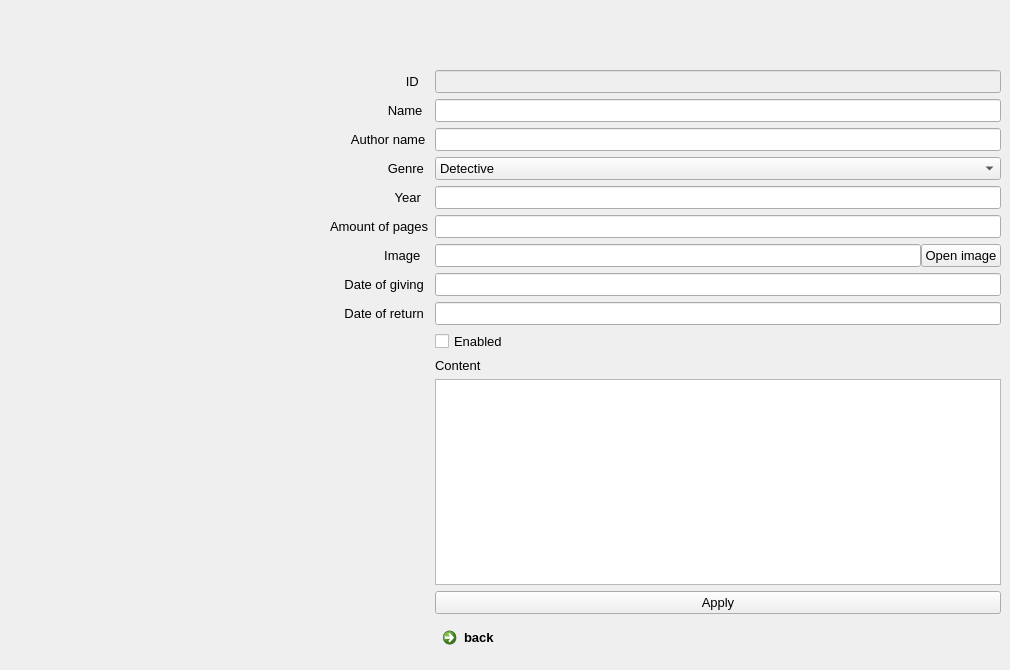
      <widget class="QWidget" name="editBookPage">
       <widget class="QWidget" name="formLayoutWidget_4">
        <property name="geometry">
         <rect>
          <x>330</x>
          <y>70</y>
          <width>671</width>
          <height>591</height>
         </rect>
        </property>
        <layout class="QFormLayout" name="formLayout_4">
         <item row="0" column="0">
          <widget class="QLabel" name="label_22">
           <property name="sizePolicy">
            <sizepolicy hsizetype="Preferred" vsizetype="Preferred">
             <horstretch>0</horstretch>
             <verstretch>0</verstretch>
            </sizepolicy>
           </property>
           <property name="font">
            <font>
             <pointsize>10</pointsize>
            </font>
           </property>
           <property name="layoutDirection">
            <enum>Qt::LeftToRight</enum>
           </property>
           <property name="text">
            <string>                     ID</string>
           </property>
          </widget>
         </item>
         <item row="0" column="1">
          <widget class="QLineEdit" name="id_edit_book_line_edit_2">
           <property name="enabled">
            <bool>false</bool>
           </property>
           <property name="font">
            <font>
             <pointsize>10</pointsize>
            </font>
           </property>
          </widget>
         </item>
         <item row="1" column="0">
          <widget class="QLabel" name="label_23">
           <property name="sizePolicy">
            <sizepolicy hsizetype="Preferred" vsizetype="Preferred">
             <horstretch>0</horstretch>
             <verstretch>0</verstretch>
            </sizepolicy>
           </property>
           <property name="font">
            <font>
             <pointsize>10</pointsize>
            </font>
           </property>
           <property name="layoutDirection">
            <enum>Qt::LeftToRight</enum>
           </property>
           <property name="text">
            <string>                Name</string>
           </property>
          </widget>
         </item>
         <item row="1" column="1">
          <widget class="QLineEdit" name="name_edit_book_line_edit_2">
           <property name="font">
            <font>
             <pointsize>10</pointsize>
            </font>
           </property>
          </widget>
         </item>
         <item row="2" column="0">
          <widget class="QLabel" name="label_24">
           <property name="sizePolicy">
            <sizepolicy hsizetype="Preferred" vsizetype="Preferred">
             <horstretch>0</horstretch>
             <verstretch>0</verstretch>
            </sizepolicy>
           </property>
           <property name="font">
            <font>
             <pointsize>10</pointsize>
            </font>
           </property>
           <property name="layoutDirection">
            <enum>Qt::LeftToRight</enum>
           </property>
           <property name="text">
            <string>      Author name</string>
           </property>
          </widget>
         </item>
         <item row="2" column="1">
          <widget class="QLineEdit" name="author_edit_book_line_edit_2">
           <property name="font">
            <font>
             <pointsize>10</pointsize>
            </font>
           </property>
          </widget>
         </item>
         <item row="3" column="0">
          <widget class="QLabel" name="label_25">
           <property name="sizePolicy">
            <sizepolicy hsizetype="Preferred" vsizetype="Preferred">
             <horstretch>0</horstretch>
             <verstretch>0</verstretch>
            </sizepolicy>
           </property>
           <property name="font">
            <font>
             <pointsize>10</pointsize>
            </font>
           </property>
           <property name="layoutDirection">
            <enum>Qt::LeftToRight</enum>
           </property>
           <property name="text">
            <string>                Genre</string>
           </property>
          </widget>
         </item>
         <item row="3" column="1">
          <widget class="QComboBox" name="genre_edit_book_line_edit_2">
           <property name="font">
            <font>
             <pointsize>10</pointsize>
            </font>
           </property>
           <item>
            <property name="text">
             <string>Detective</string>
            </property>
           </item>
           <item>
            <property name="text">
             <string>Adventure</string>
            </property>
           </item>
           <item>
            <property name="text">
             <string>Fiction</string>
            </property>
           </item>
          </widget>
         </item>
         <item row="4" column="0">
          <widget class="QLabel" name="label_26">
           <property name="sizePolicy">
            <sizepolicy hsizetype="Preferred" vsizetype="Preferred">
             <horstretch>0</horstretch>
             <verstretch>0</verstretch>
            </sizepolicy>
           </property>
           <property name="font">
            <font>
             <pointsize>10</pointsize>
            </font>
           </property>
           <property name="layoutDirection">
            <enum>Qt::LeftToRight</enum>
           </property>
           <property name="text">
            <string>                  Year</string>
           </property>
          </widget>
         </item>
         <item row="4" column="1">
          <widget class="QLineEdit" name="year_edit_book_line_edit_2">
           <property name="font">
            <font>
             <pointsize>10</pointsize>
            </font>
           </property>
           <property name="inputMask">
            <string/>
           </property>
          </widget>
         </item>
         <item row="5" column="0">
          <widget class="QLabel" name="label_27">
           <property name="sizePolicy">
            <sizepolicy hsizetype="Preferred" vsizetype="Preferred">
             <horstretch>0</horstretch>
             <verstretch>0</verstretch>
            </sizepolicy>
           </property>
           <property name="font">
            <font>
             <pointsize>10</pointsize>
            </font>
           </property>
           <property name="layoutDirection">
            <enum>Qt::LeftToRight</enum>
           </property>
           <property name="text">
            <string>Amount of pages</string>
           </property>
          </widget>
         </item>
         <item row="5" column="1">
          <widget class="QLineEdit" name="pages_edit_book_line_edit_2">
           <property name="font">
            <font>
             <pointsize>10</pointsize>
            </font>
           </property>
          </widget>
         </item>
         <item row="6" column="0">
          <widget class="QLabel" name="label_28">
           <property name="sizePolicy">
            <sizepolicy hsizetype="Preferred" vsizetype="Preferred">
             <horstretch>0</horstretch>
             <verstretch>0</verstretch>
            </sizepolicy>
           </property>
           <property name="font">
            <font>
             <pointsize>10</pointsize>
            </font>
           </property>
           <property name="layoutDirection">
            <enum>Qt::LeftToRight</enum>
           </property>
           <property name="text">
            <string>               Image</string>
           </property>
          </widget>
         </item>
         <item row="10" column="1">
          <widget class="QLabel" name="label_29">
           <property name="font">
            <font>
             <pointsize>10</pointsize>
            </font>
           </property>
           <property name="text">
            <string>Content</string>
           </property>
          </widget>
         </item>
         <item row="11" column="1">
          <widget class="QTextEdit" name="content_edit_book_line_edit_2">
           <property name="font">
            <font>
             <pointsize>10</pointsize>
            </font>
           </property>
          </widget>
         </item>
         <item row="12" column="1">
          <widget class="QPushButton" name="edit_book_push_button">
           <property name="font">
            <font>
             <pointsize>10</pointsize>
            </font>
           </property>
           <property name="text">
            <string>Apply</string>
           </property>
          </widget>
         </item>
         <item row="13" column="1">
          <widget class="QCommandLinkButton" name="commandLinkButton_4">
           <property name="font">
            <font>
             <family>Segoe UI</family>
             <pointsize>10</pointsize>
            </font>
           </property>
           <property name="text">
            <string>back</string>
           </property>
          </widget>
         </item>
         <item row="6" column="1">
          <layout class="QHBoxLayout" name="horizontalLayout_2">
           <property name="spacing">
            <number>0</number>
           </property>
           <item>
            <widget class="QLineEdit" name="img_edit_book_line_edit_2">
             <property name="font">
              <font>
               <pointsize>10</pointsize>
              </font>
             </property>
            </widget>
           </item>
           <item>
            <widget class="QPushButton" name="open_image_edit_push_button">
             <property name="font">
              <font>
               <pointsize>10</pointsize>
              </font>
             </property>
             <property name="text">
              <string>Open image</string>
             </property>
            </widget>
           </item>
          </layout>
         </item>
         <item row="7" column="1">
          <widget class="QLineEdit" name="dateOfGiving_edit_line_edit">
           <property name="font">
            <font>
             <pointsize>10</pointsize>
            </font>
           </property>
          </widget>
         </item>
         <item row="8" column="1">
          <widget class="QLineEdit" name="lineEdit_10">
           <property name="font">
            <font>
             <pointsize>10</pointsize>
            </font>
           </property>
          </widget>
         </item>
         <item row="7" column="0">
          <widget class="QLabel" name="label_30">
           <property name="sizePolicy">
            <sizepolicy hsizetype="Preferred" vsizetype="Preferred">
             <horstretch>0</horstretch>
             <verstretch>0</verstretch>
            </sizepolicy>
           </property>
           <property name="font">
            <font>
             <pointsize>10</pointsize>
            </font>
           </property>
           <property name="layoutDirection">
            <enum>Qt::LeftToRight</enum>
           </property>
           <property name="text">
            <string>    Date of giving</string>
           </property>
          </widget>
         </item>
         <item row="8" column="0">
          <widget class="QLabel" name="label_31">
           <property name="sizePolicy">
            <sizepolicy hsizetype="Preferred" vsizetype="Preferred">
             <horstretch>0</horstretch>
             <verstretch>0</verstretch>
            </sizepolicy>
           </property>
           <property name="font">
            <font>
             <pointsize>10</pointsize>
            </font>
           </property>
           <property name="layoutDirection">
            <enum>Qt::LeftToRight</enum>
           </property>
           <property name="text">
            <string>    Date of return</string>
           </property>
          </widget>
         </item>
         <item row="9" column="1">
          <widget class="QCheckBox" name="checkBox_3">
           <property name="font">
            <font>
             <pointsize>10</pointsize>
            </font>
           </property>
           <property name="text">
            <string>Enabled</string>
           </property>
          </widget>
         </item>
        </layout>
       </widget>
      </widget>
